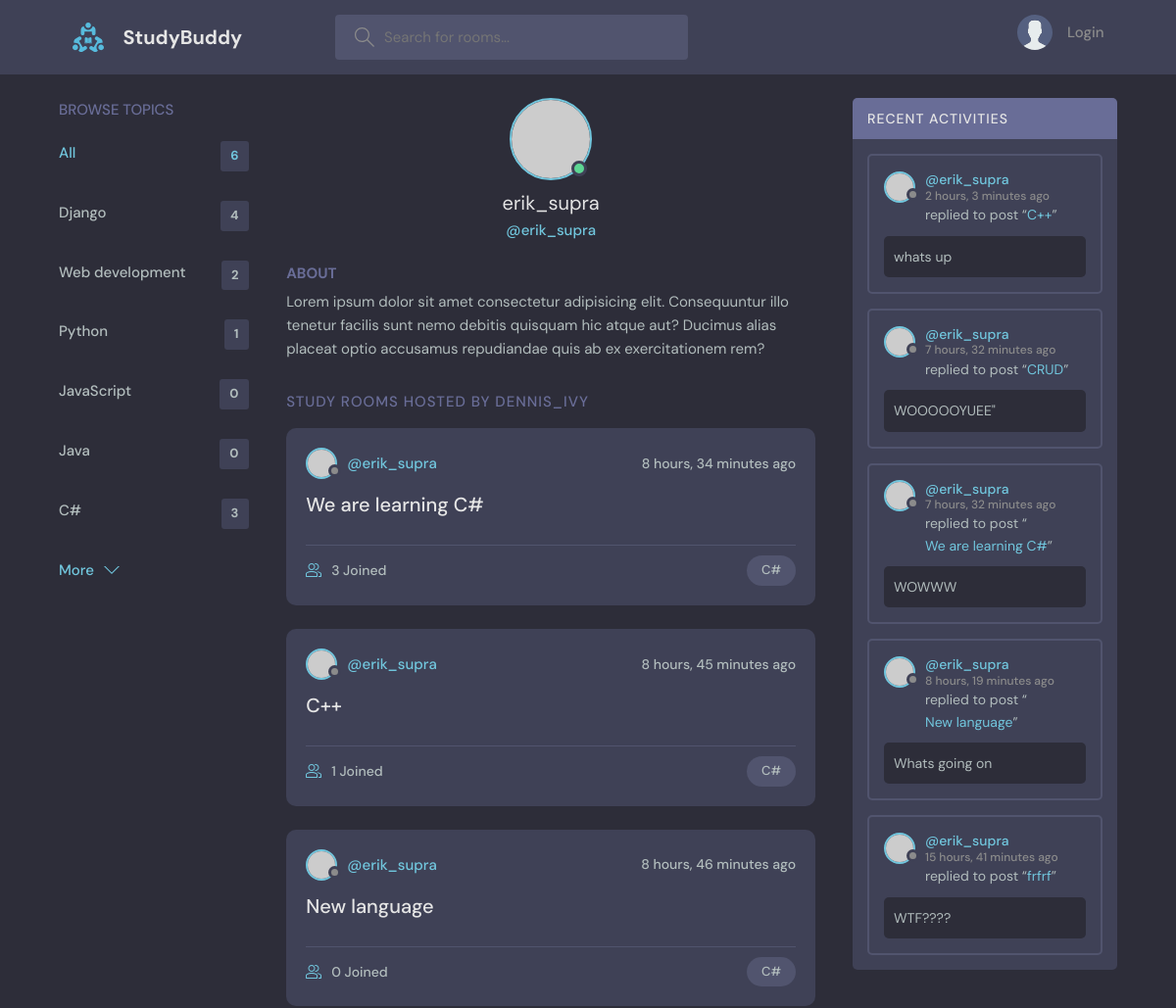
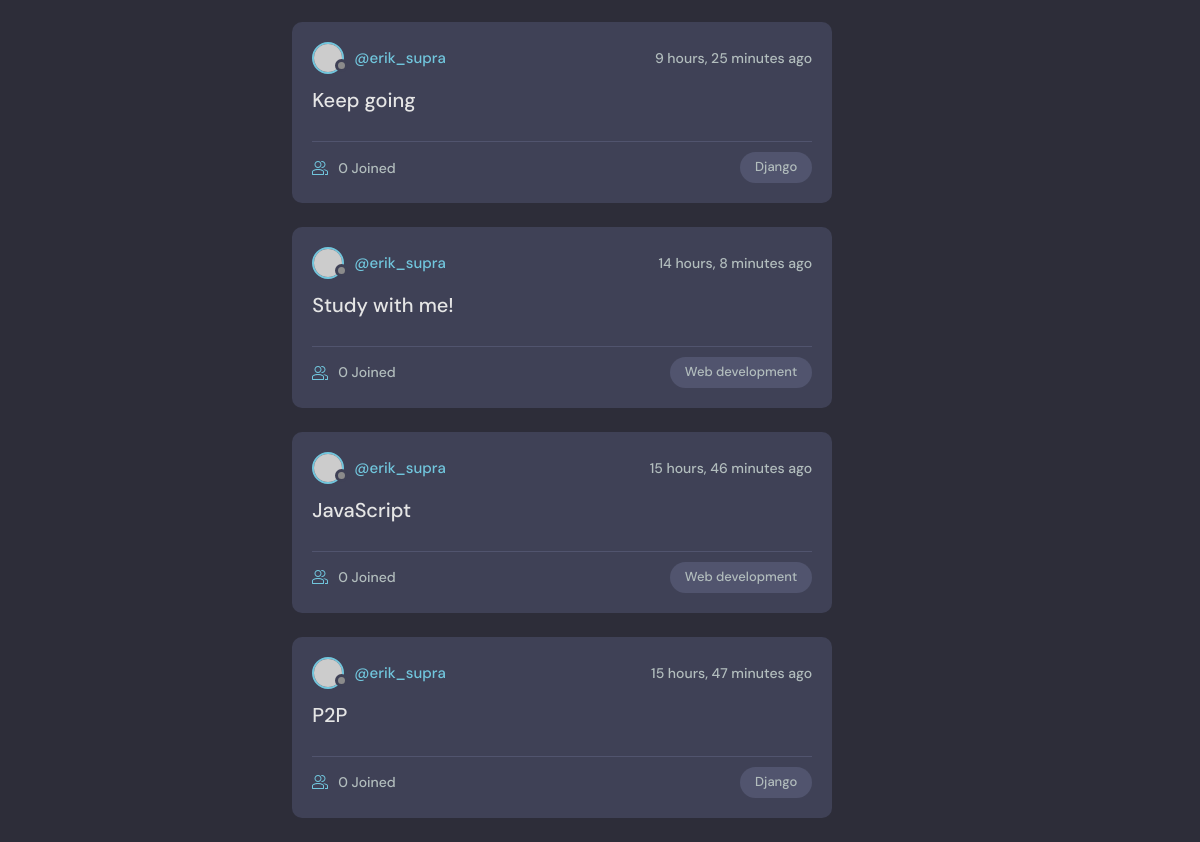
Screenshot of /profile/3/ with the database file from the repository (2 pictures, top to bottom).
### base/models.py (models this page shows, shortened)
class Topic(models.Model):
    name = models.CharField(max_length=200)

class Room(models.Model):
    host = models.ForeignKey(User, on_delete=models.SET_NULL, null=True)
    topic = models.ForeignKey(Topic, on_delete=models.SET_NULL, null=True)
    name = models.CharField(max_length=200)
    description = models.TextField(null=True, blank=True)
    participants = models.ManyToManyField(User, related_name='participants', blank=True)
    update = models.DateTimeField(auto_now=True)
    created = models.DateTimeField(auto_now_add=True)
    class Meta:
        ordering = ['-update', '-created']
    def __str__(self) -> str:
        return self.name

class Message(models.Model):
    user = models.ForeignKey(User, on_delete=models.CASCADE)
    room = models.ForeignKey(Room, on_delete=models.CASCADE)
    body = models.TextField()
    update = models.DateTimeField(auto_now=True)
    created = models.DateTimeField(auto_now_add=True)
    class Meta:
        ordering = ['-update', '-created']

### base/views.py (the view)
# urls.py: path('profile/<str:pk>/', views.userProfile, name="user.profile"),
def userProfile(request, pk):
    user = User.objects.get(id=pk)
    rooms = user.room_set.all()
    room_messages = user.message_set.all()
    topics = Topic.objects.all()
    context = {'user': user, 'rooms': rooms,
                'room_messages': room_messages, 'topics': topics}
    return render(request, 'base/profile.html', context)

### base/templates/base/profile.html (shortened to what this page needs)
{% extends 'main.html' %}
{% block content %}
  <main class="profile-page layout layout--3">
    <div class="container">
      {% include 'base/topics_component.html' %}
      <div class="roomList">
        <div class="profile">
          <div class="profile__avatar">
            <div class="avatar avatar--large active">
              <img src="https://randomuser.me/api/portraits/men/11.jpg" />
            </div>
          </div>
          <div class="profile__info">
            <h3>{{user.username}}</h3>
            <p>@{{user.username}}</p>
          </div>
          <div class="profile__about">
            <h3>About</h3>
            <p>
              Lorem ipsum dolor sit amet consectetur adipisicing elit. Consequuntur illo tenetur
              facilis sunt nemo debitis quisquam hic atque aut? Ducimus alias placeat optio
              accusamus repudiandae quis ab ex exercitationem rem?
            </p>
          </div>
        </div>
        <div class="roomList__header">
          <div>
            <h2>Study Rooms Hosted by dennis_ivy</a>
            </h2>
          </div>
        </div>
        {% include 'base/feed_component.html' %}
      </div>
      {% include 'base/activity_component.html' %}
    </div>
  </main>
  {% endblock content %}

### base/templates/base/topics_component.html
<div class="topics">
    <div class="topics__header">
      <h2>Browse Topics</h2>
    </div>
    <ul class="topics__list">
      <li>
        <a href="{% url 'home' %}" class="active">All <span>{{topics.count}}</span></a>
      </li>
{% for topic in topics %}
      <li>
        <a href="{% url 'home' %}?q={{topic.name}}">{{topic.name}} <span>{{topic.room_set.all.count}}</span></a>
      </li>
{% endfor %}
    </ul>
    <a class="btn btn--link" href="{% url 'topics' %}">
      More
      <svg version="1.1" xmlns="http://www.w3.org/2000/svg" width="32" height="32" viewBox="0 0 32 32">
        <title>chevron-down</title>
        <path d="M16 21l-13-13h-3l16 16 16-16h-3l-13 13z"></path>
      </svg>
    </a>
  </div>

### base/templates/base/feed_component.html (shortened to what this page needs)
{% for room in rooms %}
<div class="roomListRoom">
    <div class="roomListRoom__header">
      <a href="{% url 'user.profile' room.host.id %}" class="roomListRoom__author">
        <div class="avatar avatar--small">
          <img src="https://randomuser.me/api/portraits/women/11.jpg" />
        </div>
        <span>@{{room.host.username}}</span>
      </a>
      <div class="roomListRoom__actions">
        <span>{{room.created|timesince}} ago</span>
      </div>
    </div>
    <div class="roomListRoom__content">
      <a href="{% url 'room' room.id %}">{{room.name}}</a>
    </div>
    <div class="roomListRoom__meta">
      <a href="{% url 'room' room.id %}" class="roomListRoom__joined">
        {{room.participants.all.count}} Joined
      </a>
      <p class="roomListRoom__topic">{{room.topic.name}}</p>
    </div>
  </div>
  {% endfor %}

### base/templates/base/activity_component.html (shortened to what this page needs)
<div class="activities">
    <div class="activities__header">
        <h2>Recent Activities</h2>
    </div>
    {% for message in room_messages %}
    <div class="activities__box">
        <div class="activities__boxHeader roomListRoom__header">
            <a href="{% url 'user.profile' message.user.id %}" class="roomListRoom__author">
                <div class="avatar avatar--small">
                    <img src="https://randomuser.me/api/portraits/women/11.jpg" />
                </div>
                <p>
                    @{{ message.user }}
                    <span>{{ message.created|timesince }} ago</span>
                </p>
            </a>
        </div>
        <div class="activities__boxContent">
            <p>replied to post “<a href="{% url 'room' message.room.id %}">{{message.room}}</a>”</p>
            <div class="activities__boxRoomContent">
                {{message.body}}
            </div>
        </div>
    </div>
{% endfor %}
</div>

### rows the page displays
Topic: name "Django", room_set.all.count "4"
Topic: name "Web development", room_set.all.count "2"
Topic: name "Python", room_set.all.count "1"
Topic: name "JavaScript", room_set.all.count "0"
Topic: name "Java", room_set.all.count "0"
Topic: name "C#", room_set.all.count "3"
Room: host.username "erik_supra", created "8 hours, 34 minutes", name "We are learning C#", participants.all.count "3", topic.name "C#"
Room: host.username "erik_supra", created "8 hours, 45 minutes", name "C++", participants.all.count "1", topic.name "C#"
Room: host.username "erik_supra", created "8 hours, 46 minutes", name "New language", participants.all.count "0", topic.name "C#"
Room: host.username "erik_supra", created "9 hours, 25 minutes", name "Keep going", participants.all.count "0", topic.name "Django"
Room: host.username "erik_supra", created "14 hours, 8 minutes", name "Study with me!", participants.all.count "0", topic.name "Web development"
Room: host.username "erik_supra", created "15 hours, 46 minutes", name "JavaScript", participants.all.count "0", topic.name "Web development"
Room: host.username "erik_supra", created "15 hours, 47 minutes", name "P2P", participants.all.count "0", topic.name "Django"
Message: user "erik_supra", created "2 hours, 3 minutes", room "C++", body "whats up"
Message: user "erik_supra", created "7 hours, 32 minutes", room "CRUD", body "WOOOOOYUEE\""
Message: user "erik_supra", created "7 hours, 32 minutes", room "We are learning C#", body "WOWWW"
Message: user "erik_supra", created "8 hours, 19 minutes", room "New language", body "Whats going on"
Message: user "erik_supra", created "15 hours, 41 minutes", room "frfrf", body "WTF????"

### other values shown
{{ topics.count }} "6"
{{ user.username }} "erik_supra"
